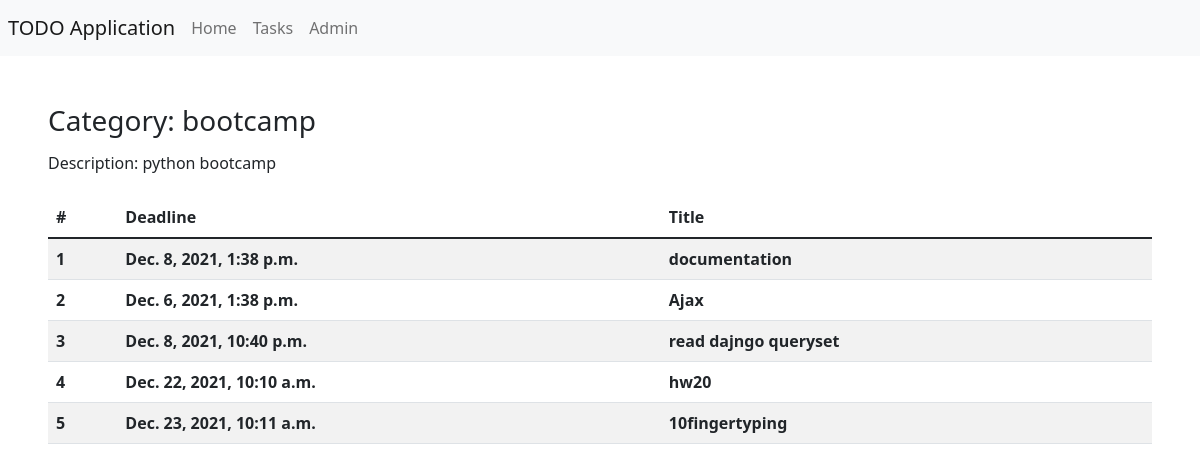
Page /categories/5/ on the earlier database version.
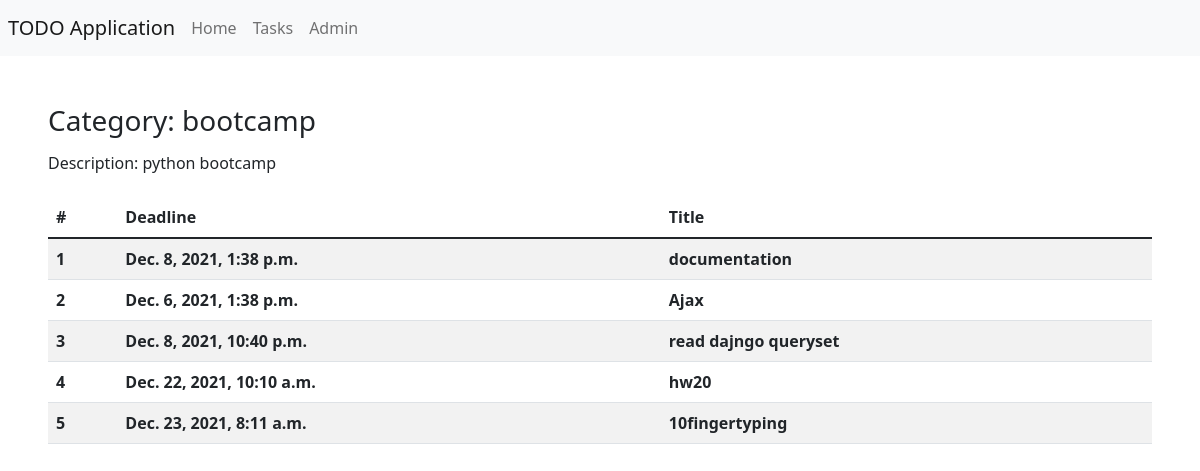
Same page on the later database version.
### todo/models.py (models this page shows, shortened)
class Task(models.Model):
    PRIORITY_CHOICES = [(3,"Low"), (2,"Medium"), (1,"High")]
    categories = models.ManyToManyField(Category,)
    title = models.CharField(max_length=30)
    description = models.TextField()
    priority = models.IntegerField(choices=PRIORITY_CHOICES)
    schedule = models.DateTimeField()
    time_created = models.DateTimeField(auto_now_add=True)

### todo/views.py (the view)
# urls.py: path('categories/<int:pk>/', CategoryDetailView.as_view(), name='category_detail'),
class CategoryDetailView(DetailView):
    model = Category
    def get_context_data(self, **kwargs):
        context = super().get_context_data(**kwargs)
        context["tasks"] = Task.objects.filter(categories=context["category"])
        return context

### templates/todo/category_detail.html
{% extends 'base.html' %}
{% block navbar %}
    <li class="nav-item">
        <a class="nav-link" href={% url 'index' %}>Home</a>
    </li>
    <li class="nav-item">
        <a class="nav-link" href={% url 'tasks' %}>Tasks</a>
    </li>
    <li class="nav-item">
        <a class="nav-link" href={% url 'admin:index' %}>Admin</a>
    </li>
{% endblock navbar %}
{% block content %}
<h3>Category: {{category.name}}</h3>
<h6 class='mt-3'>Description: {{category.description}}</h6>
<table class="table table-striped mt-4">
    <thead>
        <tr>
            <th scope="col">#</th>
            <th scope="col">Deadline</th>
            <th scope="col">Title</th>
        </tr>
    </thead>
    <tbody>
        {% for task in tasks %}
        <tr>
            <th scope="row">{{forloop.counter}}</th>
            <th >{{task.schedule}}</th>
            <th >{{task.title}}</th>
        </tr>
        {% endfor %}
    </tbody>
</table>
{% endblock content %}

Differences in the rows shown:
changed Task "10fingertyping": schedule "Dec. 23, 2021, 10:11 a.m." → "Dec. 23, 2021, 8:11 a.m."
